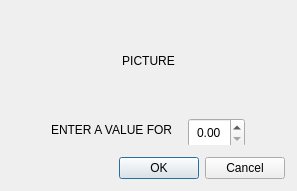
<?xml version="1.0" encoding="UTF-8"?>
<ui version="4.0">
 <class>UiMessageBox</class>
 <widget class="QDialog" name="UiMessageBox">
  <property name="geometry">
   <rect>
    <x>0</x>
    <y>0</y>
    <width>297</width>
    <height>168</height>
   </rect>
  </property>
  <property name="windowTitle">
   <string>IanniX</string>
  </property>
  <property name="styleSheet">
   <string notr="true"/>
  </property>
  <property name="modal">
   <bool>true</bool>
  </property>
  <layout class="QVBoxLayout" name="verticalLayout_4">
   <property name="spacing">
    <number>12</number>
   </property>
   <property name="margin">
    <number>12</number>
   </property>
   <item>
    <widget class="QStackedWidget" name="choices">
     <property name="currentIndex">
      <number>1</number>
     </property>
     <widget class="QWidget" name="page">
      <layout class="QHBoxLayout" name="horizontalLayout_2">
       <property name="spacing">
        <number>15</number>
       </property>
       <property name="margin">
        <number>0</number>
       </property>
       <item>
        <spacer name="horizontalSpacer_5">
         <property name="orientation">
          <enum>Qt::Horizontal</enum>
         </property>
         <property name="sizeHint" stdset="0">
          <size>
           <width>40</width>
           <height>20</height>
          </size>
         </property>
        </spacer>
       </item>
       <item>
        <widget class="QLabel" name="spinLabel">
         <property name="text">
          <string>ENTER A VALUE FOR</string>
         </property>
         <property name="alignment">
          <set>Qt::AlignLeading|Qt::AlignLeft|Qt::AlignVCenter</set>
         </property>
        </widget>
       </item>
       <item>
        <widget class="QDoubleSpinBox" name="spinSpin">
         <property name="minimumSize">
          <size>
           <width>0</width>
           <height>30</height>
          </size>
         </property>
         <property name="maximumSize">
          <size>
           <width>16777215</width>
           <height>24</height>
          </size>
         </property>
         <property name="alignment">
          <set>Qt::AlignCenter</set>
         </property>
        </widget>
       </item>
       <item>
        <spacer name="horizontalSpacer_6">
         <property name="orientation">
          <enum>Qt::Horizontal</enum>
         </property>
         <property name="sizeHint" stdset="0">
          <size>
           <width>40</width>
           <height>20</height>
          </size>
         </property>
        </spacer>
       </item>
      </layout>
     </widget>
     <widget class="QWidget" name="page_3">
      <layout class="QVBoxLayout" name="verticalLayout_3">
       <property name="spacing">
        <number>5</number>
       </property>
       <property name="margin">
        <number>0</number>
       </property>
       <item>
        <layout class="QHBoxLayout" name="horizontalLayout_5">
         <item>
          <spacer name="horizontalSpacer">
           <property name="orientation">
            <enum>Qt::Horizontal</enum>
           </property>
           <property name="sizeHint" stdset="0">
            <size>
             <width>0</width>
             <height>0</height>
            </size>
           </property>
          </spacer>
         </item>
         <item>
          <widget class="QLabel" name="spinpPicture">
           <property name="text">
            <string>PICTURE</string>
           </property>
           <property name="alignment">
            <set>Qt::AlignCenter</set>
           </property>
          </widget>
         </item>
         <item>
          <spacer name="horizontalSpacer_2">
           <property name="orientation">
            <enum>Qt::Horizontal</enum>
           </property>
           <property name="sizeHint" stdset="0">
            <size>
             <width>0</width>
             <height>0</height>
            </size>
           </property>
          </spacer>
         </item>
        </layout>
       </item>
       <item>
        <layout class="QHBoxLayout" name="horizontalLayout_4">
         <property name="spacing">
          <number>15</number>
         </property>
         <item>
          <spacer name="horizontalSpacer_7">
           <property name="orientation">
            <enum>Qt::Horizontal</enum>
           </property>
           <property name="sizeHint" stdset="0">
            <size>
             <width>40</width>
             <height>20</height>
            </size>
           </property>
          </spacer>
         </item>
         <item>
          <widget class="QLabel" name="spinpLabel">
           <property name="text">
            <string>ENTER A VALUE FOR</string>
           </property>
           <property name="buddy">
            <cstring>spinpSpin</cstring>
           </property>
          </widget>
         </item>
         <item>
          <widget class="QDoubleSpinBox" name="spinpSpin">
           <property name="minimumSize">
            <size>
             <width>0</width>
             <height>30</height>
            </size>
           </property>
           <property name="maximumSize">
            <size>
             <width>16777215</width>
             <height>24</height>
            </size>
           </property>
           <property name="alignment">
            <set>Qt::AlignCenter</set>
           </property>
          </widget>
         </item>
         <item>
          <spacer name="horizontalSpacer_8">
           <property name="orientation">
            <enum>Qt::Horizontal</enum>
           </property>
           <property name="sizeHint" stdset="0">
            <size>
             <width>40</width>
             <height>20</height>
            </size>
           </property>
          </spacer>
         </item>
        </layout>
       </item>
      </layout>
     </widget>
     <widget class="QWidget" name="page_2">
      <layout class="QVBoxLayout" name="verticalLayout_2">
       <property name="spacing">
        <number>0</number>
       </property>
       <property name="margin">
        <number>0</number>
       </property>
       <item>
        <widget class="QLabel" name="messageLabel">
         <property name="text">
          <string>ENTER A VALUE FOR</string>
         </property>
         <property name="alignment">
          <set>Qt::AlignCenter</set>
         </property>
        </widget>
       </item>
      </layout>
     </widget>
     <widget class="QWidget" name="page_4">
      <layout class="QHBoxLayout" name="horizontalLayout_3">
       <property name="spacing">
        <number>15</number>
       </property>
       <property name="margin">
        <number>0</number>
       </property>
       <item>
        <spacer name="horizontalSpacer_9">
         <property name="orientation">
          <enum>Qt::Horizontal</enum>
         </property>
         <property name="sizeHint" stdset="0">
          <size>
           <width>40</width>
           <height>20</height>
          </size>
         </property>
        </spacer>
       </item>
       <item>
        <widget class="QLabel" name="textLabel">
         <property name="text">
          <string>ENTER A VALUE FOR</string>
         </property>
         <property name="alignment">
          <set>Qt::AlignRight|Qt::AlignTrailing|Qt::AlignVCenter</set>
         </property>
         <property name="buddy">
          <cstring>textEdit</cstring>
         </property>
        </widget>
       </item>
       <item>
        <widget class="QLineEdit" name="textEdit">
         <property name="minimumSize">
          <size>
           <width>100</width>
           <height>30</height>
          </size>
         </property>
         <property name="maximumSize">
          <size>
           <width>16777215</width>
           <height>24</height>
          </size>
         </property>
         <property name="alignment">
          <set>Qt::AlignCenter</set>
         </property>
        </widget>
       </item>
       <item>
        <spacer name="horizontalSpacer_10">
         <property name="orientation">
          <enum>Qt::Horizontal</enum>
         </property>
         <property name="sizeHint" stdset="0">
          <size>
           <width>40</width>
           <height>20</height>
          </size>
         </property>
        </spacer>
       </item>
      </layout>
     </widget>
     <widget class="QWidget" name="page_5">
      <layout class="QVBoxLayout" name="verticalLayout">
       <property name="spacing">
        <number>5</number>
       </property>
       <property name="margin">
        <number>0</number>
       </property>
       <item>
        <layout class="QHBoxLayout" name="horizontalLayout_6">
         <item>
          <spacer name="horizontalSpacer_3">
           <property name="orientation">
            <enum>Qt::Horizontal</enum>
           </property>
           <property name="sizeHint" stdset="0">
            <size>
             <width>40</width>
             <height>20</height>
            </size>
           </property>
          </spacer>
         </item>
         <item>
          <widget class="QLabel" name="updatePicture">
           <property name="text">
            <string>PICTURE</string>
           </property>
          </widget>
         </item>
         <item>
          <spacer name="horizontalSpacer_4">
           <property name="orientation">
            <enum>Qt::Horizontal</enum>
           </property>
           <property name="sizeHint" stdset="0">
            <size>
             <width>40</width>
             <height>20</height>
            </size>
           </property>
          </spacer>
         </item>
        </layout>
       </item>
       <item>
        <widget class="QLabel" name="updateLabel">
         <property name="text">
          <string>Title of popup</string>
         </property>
         <property name="buddy">
          <cstring>updatePlain</cstring>
         </property>
        </widget>
       </item>
       <item>
        <widget class="QPlainTextEdit" name="updatePlain">
         <property name="focusPolicy">
          <enum>Qt::NoFocus</enum>
         </property>
         <property name="readOnly">
          <bool>true</bool>
         </property>
        </widget>
       </item>
       <item>
        <widget class="QLabel" name="updateLabel2">
         <property name="text">
          <string>Question</string>
         </property>
        </widget>
       </item>
      </layout>
     </widget>
    </widget>
   </item>
   <item>
    <widget class="QDialogButtonBox" name="messageButtons">
     <property name="standardButtons">
      <set>QDialogButtonBox::Cancel|QDialogButtonBox::Ok</set>
     </property>
    </widget>
   </item>
  </layout>
 </widget>
 <tabstops>
  <tabstop>spinSpin</tabstop>
  <tabstop>spinpSpin</tabstop>
  <tabstop>textEdit</tabstop>
  <tabstop>updatePlain</tabstop>
  <tabstop>messageButtons</tabstop>
 </tabstops>
 <resources/>
 <connections>
  <connection>
   <sender>messageButtons</sender>
   <signal>accepted()</signal>
   <receiver>UiMessageBox</receiver>
   <slot>accept()</slot>
   <hints>
    <hint type="sourcelabel">
     <x>159</x>
     <y>104</y>
    </hint>
    <hint type="destinationlabel">
     <x>-7</x>
     <y>279</y>
    </hint>
   </hints>
  </connection>
  <connection>
   <sender>messageButtons</sender>
   <signal>rejected()</signal>
   <receiver>UiMessageBox</receiver>
   <slot>reject()</slot>
   <hints>
    <hint type="sourcelabel">
     <x>90</x>
     <y>110</y>
    </hint>
    <hint type="destinationlabel">
     <x>23</x>
     <y>253</y>
    </hint>
   </hints>
  </connection>
 </connections>
</ui>
